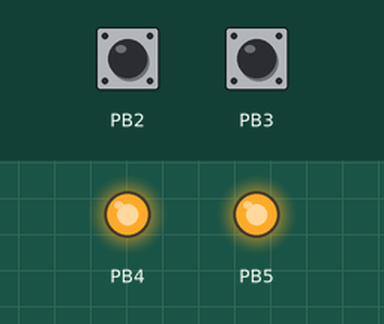
Recording of a sketch running on a simulated ATtiny85, built with avr-gcc and run on an emulated ATtiny85. On the bench: output pins drawn as LEDs (lit = HIGH). Inputs (shaded band) come from the test bench; at power-on: PB2 LOW, PB3 HIGH. EEPROM starts erased.

Above: at 1.2 s.
1.3 s: PB2 pulled LOW for 3.2 s
At 2.8 s:
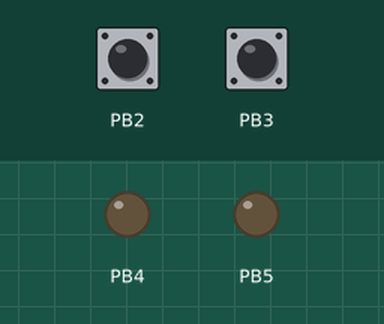
6.0 s: PB3 pulled LOW for 3.2 s
At 8.4 s:
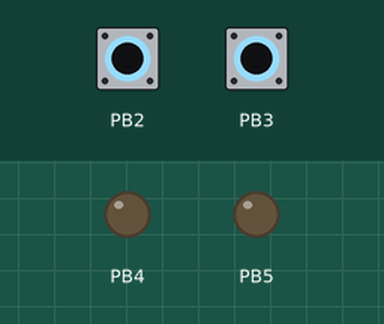
Timing chart, 0 to 9.9 s (numbered marks = the images above; inputs shaded):
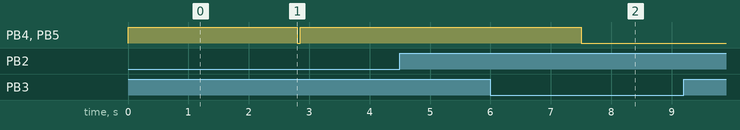

Measured:
- after the input at 1.3 s, PB4, PB5: HIGH → LOW after 1.5 s, → HIGH 0.05 s later
- after the input at 6.0 s, PB4, PB5: HIGH → LOW after 1.5 s

The sketch:

LongPressSwitcher.ino
```cpp
// rather simple programmable switch
// by SvOlli

// use this to include a custom config using the IDE
//#include "configs/attiny84.h"

#ifndef USE_EEPROM
#define USE_EEPROM         (1)
#endif
#ifndef STARTUP_DONE_PIN
#define STARTUP_DONE_PIN   (A3)  // use -1 to turn feature off
#endif
#ifndef STARTUP_DONE_VALUE
#define STARTUP_DONE_VALUE (LOW) // trigger HIGH or LOW on startup?
#endif
#ifndef TRIGGER_TIME
#define TRIGGER_TIME       (50)  // ms
#endif
#ifndef DEBOUNCE_DELAY
#define DEBOUNCE_DELAY     (30)  // ms
#endif
#ifndef NUM_OUTS
#define NUM_OUTS           (3)
#endif

#define MAX_TIME           (0xFFFFFFFF)

#if USE_EEPROM
#include <EEPROM.h>
#endif

typedef enum : uint8_t
{
   MODE_DISABLED = 0,
   MODE_TOGGLE,
   MODE_TRIGGER,
} my_mode_t;

typedef enum : uint8_t
{
   STATE_RESET = 0,
   STATE_WAIT_RELEASE = 1,
   STATE_FIRST_PRESS = 2,
   STATE_FIRST_RELEASE = 3
} my_fsm_t;

typedef struct {
   uint32_t start_millis;        // internal: time stamp of press event
   int16_t hold_time;            // config:   time needed to press for action
   my_mode_t mode;               // config:   what to do when triggered
   int8_t in_pin;                // config:   pin to read
   int8_t out_pins[NUM_OUTS];    // config:   pins to write
   bool last_state;              // config:   state of untriggered output (trigger)
                                 // config:   the state upon startup without EEPROM (toggle)
   my_fsm_t fsm_state;           // internal: the action has been invoked, waiting for release
} pin_group_t;


#ifdef PIN_SETUP
pin_group_t pin_group[] = { PIN_SETUP };
#else
pin_group_t pin_group[] = {
   // intern   time  output mode  in_pin  out_pins   line   internal state
   { MAX_TIME, 1500, MODE_TOGGLE,  A3, {A2, A1, A0}, true,  STATE_RESET },
   // for Arduino Pro Micro change     {11, 12, 13} to {14, 15, 16}
   { MAX_TIME, 1500, MODE_TRIGGER, 10, {11, 12, 13}, true,  STATE_RESET },
   { MAX_TIME, 1500, MODE_TOGGLE,   9, { 8,  7,  6}, true,  STATE_RESET },
   { MAX_TIME, 1500, MODE_TRIGGER,  2, { 3,  4,  5}, true,  STATE_RESET }
};
#endif
// to define less than max outputs, use same output pins a more than one time

const uint8_t NUM_GROUPS = (sizeof(pin_group) / sizeof(pin_group[0]));


void setup()
{
#if STARTUP_DONE_PIN >= 0
   uint8_t startup_done_pin_mode = 0xFF;
   uint8_t startup_done_output_cache = 0xFF;
#endif
   for( uint8_t g = 0; g < NUM_GROUPS; ++g )
   {
      digitalWrite( pin_group[g].in_pin, HIGH );
      pinMode( pin_group[g].in_pin, INPUT_PULLUP );
#if STARTUP_DONE_PIN >= 0
      if( STARTUP_DONE_PIN == pin_group[g].in_pin )
      {
         startup_done_pin_mode = INPUT_PULLUP;
      }
#endif
#if USE_EEPROM
      if( pin_group[g].mode == MODE_TOGGLE )
      {
         pin_group[g].last_state = EEPROM.read( g ) > 0;
      }
#endif
      for( uint8_t o = 0; o < NUM_OUTS; ++o )
      {
         pinMode( pin_group[g].out_pins[o], OUTPUT );
         if( pin_group[g].out_pins[o] < 0 )
         {
            digitalWrite( -pin_group[g].out_pins[o], pin_group[g].last_state ? LOW : HIGH );
         }
         else
         {
            digitalWrite( pin_group[g].out_pins[o], pin_group[g].last_state ? HIGH : LOW );
         }
#if STARTUP_DONE_PIN >= 0
         if( STARTUP_DONE_PIN == pin_group[g].out_pins[o] )
         {
            startup_done_pin_mode = OUTPUT;
            startup_done_output_cache = digitalRead( STARTUP_DONE_PIN );
         }
#endif
      }
   }
#if STARTUP_DONE_PIN >= 0
   // workaround: pull reset after startup
   pinMode( STARTUP_DONE_PIN, OUTPUT );
   digitalWrite( STARTUP_DONE_PIN, STARTUP_DONE_VALUE );
   delay( TRIGGER_TIME );
   digitalWrite( STARTUP_DONE_PIN, !STARTUP_DONE_VALUE );
   // if startup pin mode has been saved, it needs to be applied again
   if( startup_done_pin_mode < 0xFF )
   {
      pinMode( STARTUP_DONE_PIN, startup_done_pin_mode );
      if( startup_done_pin_mode == OUTPUT )
      {
         delay( TRIGGER_TIME );
         digitalWrite( STARTUP_DONE_PIN, startup_done_output_cache );
      }
   }
#endif
}


void run_output( uint8_t g )
{
   bool state = !(pin_group[g].last_state);
   switch( pin_group[g].mode )
   {
   case MODE_TOGGLE:
      for( uint8_t o = 0; o < NUM_OUTS; ++o )
      {
         if( pin_group[g].out_pins[o] < 0 )
         {
            digitalWrite( -pin_group[g].out_pins[o], state ? LOW : HIGH );
         }
         else
         {
            digitalWrite( pin_group[g].out_pins[o], state ? HIGH : LOW );
         }
      }
      pin_group[g].last_state = state;
#if USE_EEPROM
      EEPROM.write( g, state ? 1 : 0 );
#endif
      break;
   case MODE_TRIGGER:
      for( uint8_t o = 0; o < NUM_OUTS; ++o )
      {
         if( pin_group[g].out_pins[o] < 0 )
         {
            digitalWrite( -pin_group[g].out_pins[o], state ? LOW : HIGH );
         }
         else
         {
            digitalWrite( pin_group[g].out_pins[o], state ? HIGH : LOW );
         }
      }
      delay( TRIGGER_TIME );
      for( uint8_t o = 0; o < NUM_OUTS; ++o )
      {
         if( pin_group[g].out_pins[o] < 0 )
         {
            digitalWrite( -pin_group[g].out_pins[o], state ? HIGH : LOW );
         }
         else
         {
            // note: double reverse logic
            digitalWrite( pin_group[g].out_pins[o], state ? LOW : HIGH );
         }
      }
      break;
   default:
      // don't do anything on misconfiguration
      break;
   }
}

void loop()
{
   for( int g = 0; g < NUM_GROUPS; ++g )
   {
      // check if running in long press mode
      if( pin_group[g].hold_time > 0 )
      {
         if( digitalRead( pin_group[g].in_pin ) )
         {
            // signal is high: not pressed
            // reset state values
            pin_group[g].start_millis = MAX_TIME;
            pin_group[g].fsm_state    = STATE_RESET;
         }
         else
         {
            // signal is low: pressed

            // when press is new, note timestamp
            if( pin_group[g].start_millis == MAX_TIME )
            {
               // it was not pressed before
               pin_group[g].start_millis = millis();
            }

            // make sure the following code only runs once per press
            if( pin_group[g].fsm_state == STATE_RESET )
            {
               if( millis() > (pin_group[g].start_millis + pin_group[g].hold_time) )
               {
                  // press was long enough, do something...
                  run_output( g );
                  pin_group[g].fsm_state = STATE_WAIT_RELEASE;
               }
            }
         }
      }
      // check if running in long press mode
      else if( pin_group[g].hold_time < 0 )
      {
         bool pressed = !digitalRead( pin_group[g].in_pin );
         switch( pin_group[g].fsm_state )
         {
         case STATE_RESET: // 0 <-- state nr for checking debug output
            pin_group[g].start_millis = MAX_TIME;
            if( pressed )
            {
               // debounce: ugly, but surpizingly working
               delay( DEBOUNCE_DELAY );
               // pressed for first time, waiting for release
               pin_group[g].fsm_state = STATE_FIRST_PRESS;
            }
            break;
         case STATE_FIRST_PRESS: // 2
            if( !pressed )
            {
               // debounce: ugly, but surpizingly working
               delay( DEBOUNCE_DELAY );
               // double press time starts with release
               pin_group[g].start_millis = millis();
               pin_group[g].fsm_state = STATE_FIRST_RELEASE;
            }
            break;
         case STATE_FIRST_RELEASE: // 3
            if( pressed )
            {
               // pressed again fast enough: do something and wait for release
               run_output( g );
               pin_group[g].fsm_state = STATE_WAIT_RELEASE;
            }
            else if( millis() > pin_group[g].start_millis - pin_group[g].hold_time )
            {
               // not pressed fast enough: fall back to first square
               pin_group[g].fsm_state = STATE_RESET;
            }
            break;
         case STATE_WAIT_RELEASE: // 1
            if( !pressed )
            {
               // debounce: ugly, but surpizingly working
               delay( DEBOUNCE_DELAY );
               // start over again
               pin_group[g].fsm_state = STATE_RESET;
            }
            break;
         default:
            // this should never happen
            break;
         }
      }
   }
}
```
